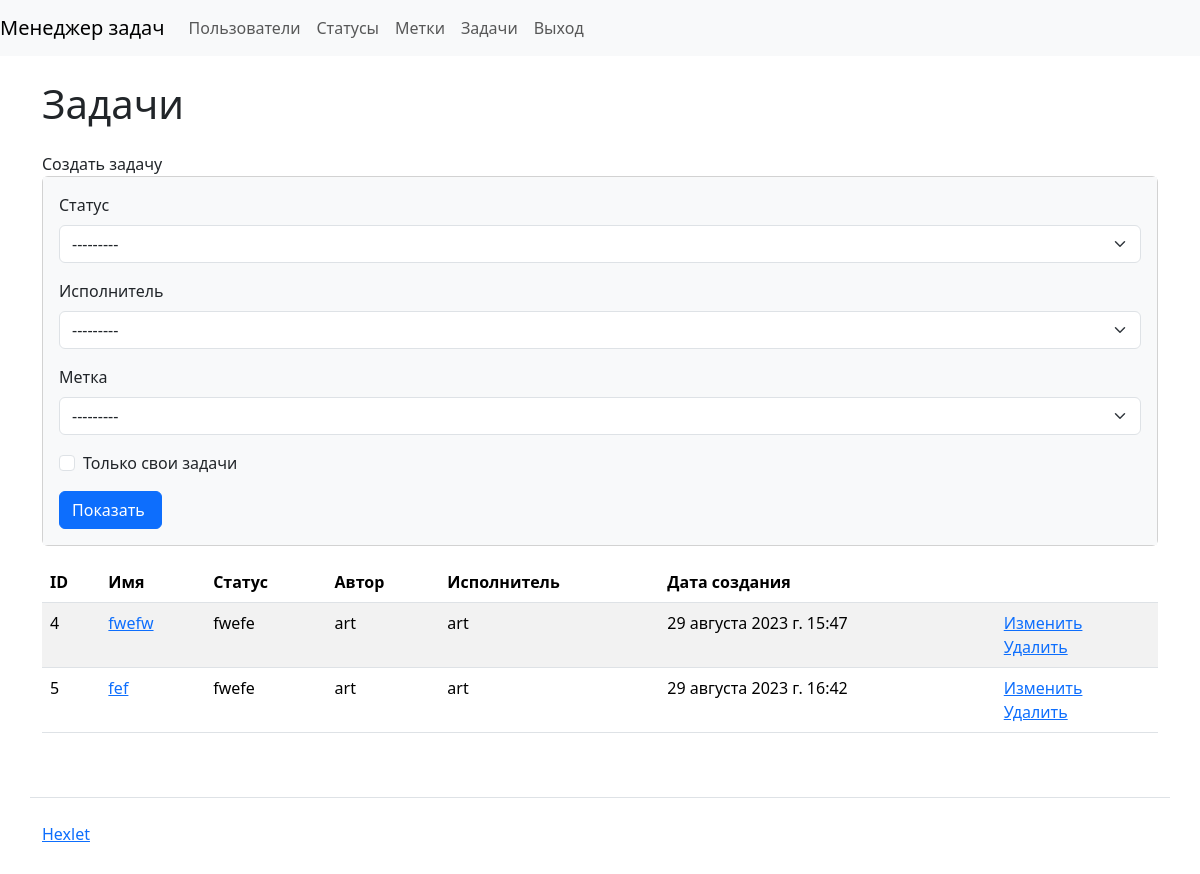
/tasks/ (signed in), run on an earlier commit of the app's database.
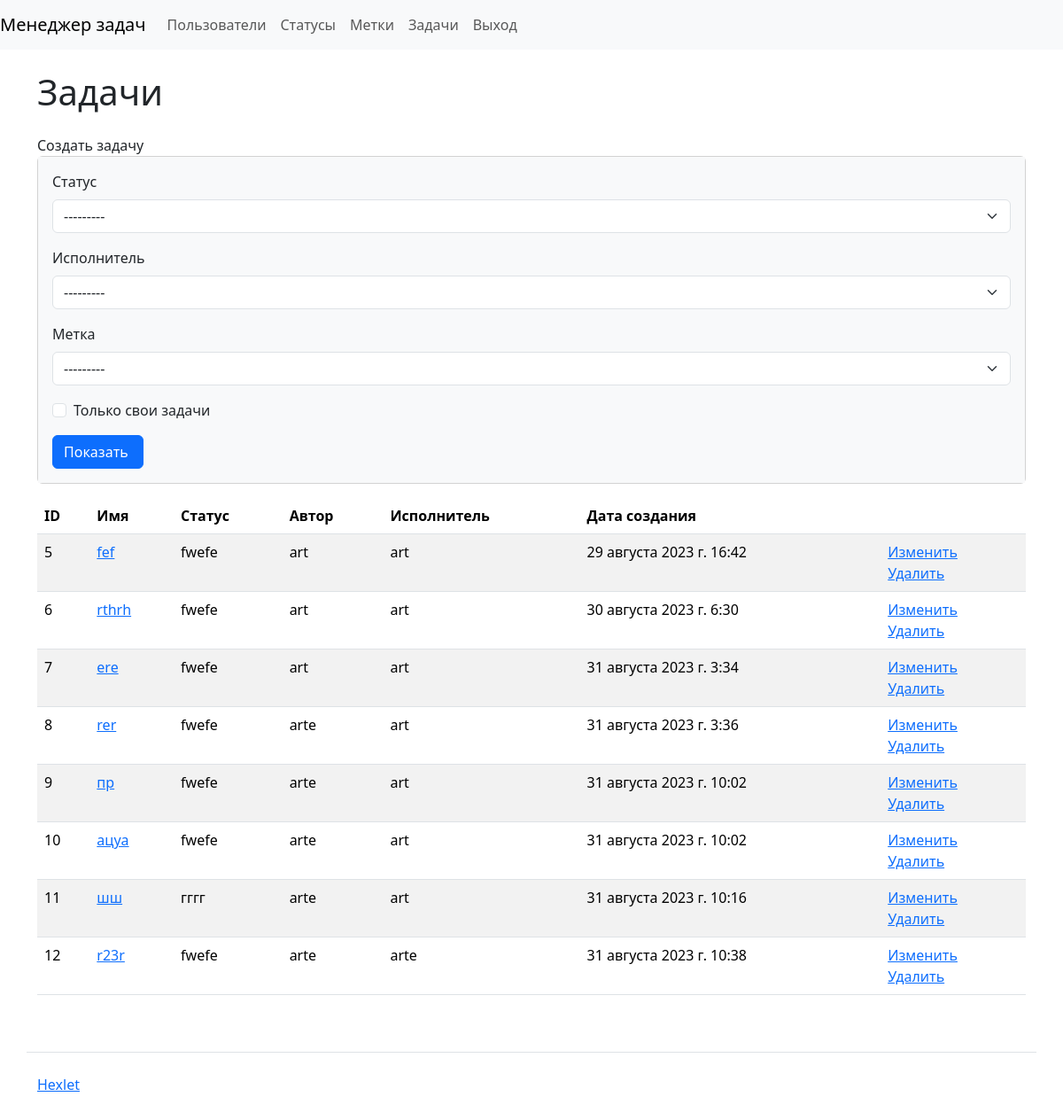
And on a later commit of the database.
### task_manager/tasks/models.py (models this page shows)
class Task(models.Model):
    name = models.CharField(
        max_length=150,
        unique=True,
        verbose_name=_('Name')
    )
    description = models.TextField(verbose_name=_('Description'))
    created_at = models.DateTimeField(auto_now_add=True)
    status = models.ForeignKey(Status,
                               on_delete=models.PROTECT,
                               verbose_name=_('Status'))
    created_by = models.ForeignKey(User,
                                   on_delete=models.PROTECT,
                                   related_name='created')
    executor = models.ForeignKey(User,
                                 on_delete=models.PROTECT,
                                 related_name='executor_task_set',
                                 blank=True,
                                 null=True,
                                 verbose_name=_('Executor')
                                 )
    label = models.ManyToManyField(Label,
                                   through='RelatedModel',
                                   through_fields=('task', 'label'),
                                   verbose_name=_('Label'),
                                   blank=True
                                   )

### task_manager/statuses/models.py (models this page shows)
class Status(models.Model):
    name = models.CharField(max_length=150,
                            unique=True,
                            verbose_name=_('Name')
                            )
    created_at = models.DateTimeField(auto_now_add=True)
    def __str__(self):
        return self.name

### task_manager/tasks/views.py (the view)
# urls.py: path('', ShowTasks.as_view(), name='tasks'),
class ShowTasks(NoPermissionMixin, FilterView):
    template_name = 'tasks/tasks.html'
    context_object_name = 'tasks'
    model = Task
    filterset_class = TaskFilter

### task_manager/tasks/templates/tasks/tasks.html
{% extends 'base.html' %}
{% load django_bootstrap5 %}
{% load i18n %}
{% block content %}
<h1 class="my-4"> {% trans 'Tasks' %} </h1>
<a class="nav-link" href="{% url 'create_task' %}">{% trans 'Create task' %}</a>
<div class="card mb-3">
  <div class="card-body bg-light">
<form class="form-inline center" method="get">
    {% bootstrap_form filter.form %}
    <input class="btn btn-primary" type="submit" value="{% trans 'Show' %} ">
</form>
  </div>
</div>
<table class="table table-striped">
  <thead>
  <tr><th>ID</th>
      <th>{% trans 'Name' %}</th>
      <th>{% trans 'Status' %}</th>
      <th>{% trans 'Author' %}</th>
      <th>{% trans 'Executor' %}</th>
      <th>{% trans 'Date of creation' %}</th>
      <th></th>
  </tr>
  </thead>
  <tbody>
  {% for task in tasks %}
    <tr><td>{{ task.id }}</td>
        <td><a href="{% url 'view_task' task.id %}">{{ task.name }}</a></td>
        <td>{{ task.status }}</td>
        <td>{{ task.created_by }}</td>
        <td>{{ task.executor|default_if_none:"" }}</td>
        <td>{{ task.created_at }}</td>
        <td><a href="{% url 'update_task' task.id %}">{% trans 'Change' %}</a><br><a href="{% url 'delete_task' task.id %}">{% trans 'Delete' %}</a></td>
    </tr>
  {% endfor %}
    </tbody>
</table>
{% endblock %}

### templates/base.html (shortened to what this page needs)
{% load i18n %}
<!DOCTYPE html>
<html lang="ru-ru">
  <head>
  </head>
  <body class="d-flex flex-column min-vh-100">
    <nav class="navbar navbar-expand-lg navbar-light bg-light">
      <a class="navbar-brand" href="/">{% trans "Task manager" %}</a>
      <div class="collapse navbar-collapse" id="navbarToggleExternalContent">
        <ul class="navbar-nav mr-auto">
          {% if request.user.is_authenticated %}
          <li class="nav-item">
            <a class="nav-link" href="{% url 'users' %}">{% trans 'Users' %}</a>
          </li>
          <li class="nav-item">
            <a class="nav-link" href="{% url 'statuses' %}">{% trans 'Statuses' %}</a>
          </li>
          <li class="nav-item">
            <a class="nav-link" href="{% url 'labels' %}">{% trans 'Labels' %}</a>
          </li>
          <li class="nav-item">
            <a class="nav-link" href="{% url 'tasks' %}">{% trans 'Tasks' %}</a>
          </li>
          <li class="nav-item">
            <a class="nav-link" href="{% url 'logout' %}">{% trans 'Exit' %}</a>
          </li>
          {% endif %}
          {% load django_bootstrap5 %}
          {% bootstrap_css %}
        </ul>
      </div>
    </nav>
    <div class="container wrapper flex-grow-1">
      {% block content %}
      {% endblock %}
    </div>
  <footer>
      <div class="container my-5 pt-4 border-top">
        <a target="_blank" href="https://ru.hexlet.io">Hexlet</a>
      </div>
    </footer>
  </body>
</html>

What changed in the data, as far as the page shows it:
removed Task: id "4", name "fwefw", status "fwefe", created_by "art", executor "art", created_at "29 августа 2023 г. 15:47"
added Task: id "6", name "rthrh", status "fwefe", created_by "art", executor "art", created_at "30 августа 2023 г. 6:30"
added Task: id "7", name "ere", status "fwefe", created_by "art", executor "art", created_at "31 августа 2023 г. 3:34"
added Task: id "8", name "rer", status "fwefe", created_by "arte", executor "art", created_at "31 августа 2023 г. 3:36"
added Task: id "9", name "пр", status "fwefe", created_by "arte", executor "art", created_at "31 августа 2023 г. 10:02"
added Task: id "10", name "ацуа", status "fwefe", created_by "arte", executor "art", created_at "31 августа 2023 г. 10:02"
added Task: id "11", name "шш", status "гггг", created_by "arte", executor "art", created_at "31 августа 2023 г. 10:16"
added Task: id "12", name "r23r", status "fwefe", created_by "arte", executor "arte", created_at "31 августа 2023 г. 10:38"
